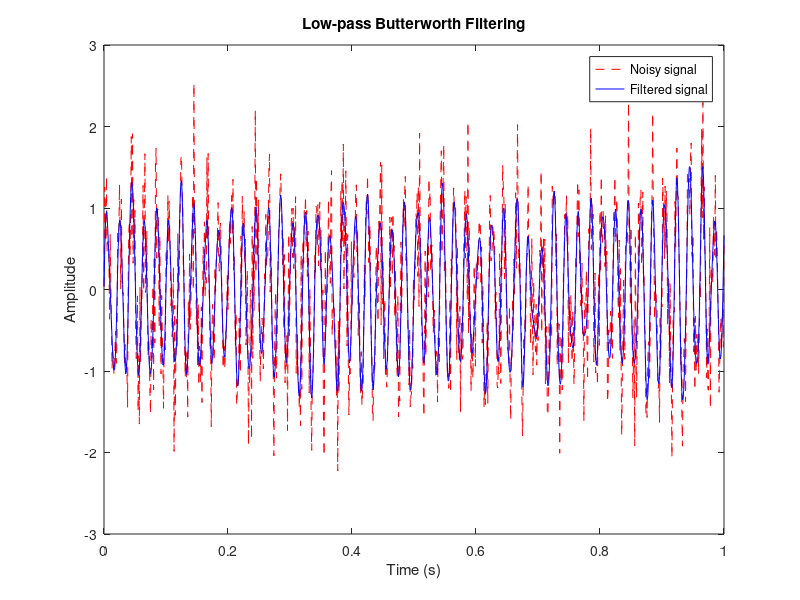

Recreate this plot in MATLAB.
fs = 1000;                % Sampling frequency (Hz)
t = 0:1/fs:1;             % Time vector (1 second)
x = sin(2*pi*50*t) + 0.5*randn(size(t));  % 50 Hz signal + noise

% Design 4th order low-pass Butterworth filter with 100 Hz cutoff
[b, a] = butter(4, 100/(fs/2));

% Apply zero-phase filtering
y = filtfilt(b, a, x);

% Plot original and filtered signals
plot(t, x, 'r--', t, y, 'b')
legend('Noisy signal', 'Filtered signal')
xlabel('Time (s)')
ylabel('Amplitude')
title('Low-pass Butterworth Filtering')
